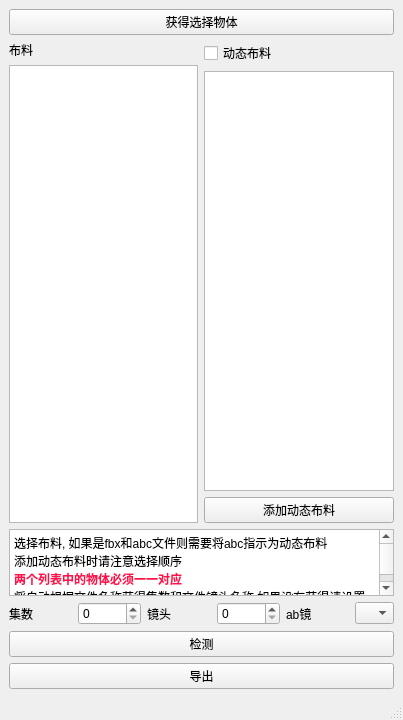
<?xml version="1.0" encoding="UTF-8"?>
<ui version="4.0">
 <class>MainWindow</class>
 <widget class="QMainWindow" name="MainWindow">
  <property name="geometry">
   <rect>
    <x>0</x>
    <y>0</y>
    <width>403</width>
    <height>720</height>
   </rect>
  </property>
  <property name="windowTitle">
   <string>MainWindow</string>
  </property>
  <widget class="QWidget" name="centralwidget">
   <layout class="QGridLayout" name="gridLayout">
    <item row="0" column="0">
     <layout class="QVBoxLayout" name="verticalLayout">
      <item>
       <widget class="QPushButton" name="getSelectObj">
        <property name="text">
         <string>获得选择物体</string>
        </property>
       </widget>
      </item>
      <item>
       <layout class="QHBoxLayout" name="horizontalLayout">
        <item>
         <layout class="QVBoxLayout" name="verticalLayout_3" stretch="0,1">
          <item>
           <widget class="QLabel" name="label_2">
            <property name="text">
             <string>布料</string>
            </property>
           </widget>
          </item>
          <item>
           <widget class="QListWidget" name="selectClothList"/>
          </item>
         </layout>
        </item>
        <item>
         <layout class="QVBoxLayout" name="verticalLayout_2">
          <item>
           <widget class="QCheckBox" name="dynamicCloth">
            <property name="text">
             <string>动态布料</string>
            </property>
           </widget>
          </item>
          <item>
           <widget class="QListWidget" name="selectdynamicClothList">
            <property name="enabled">
             <bool>true</bool>
            </property>
           </widget>
          </item>
          <item>
           <widget class="QPushButton" name="getSelectDynamicCloth">
            <property name="text">
             <string>添加动态布料</string>
            </property>
           </widget>
          </item>
         </layout>
        </item>
       </layout>
      </item>
      <item>
       <widget class="QTextBrowser" name="textBrowser">
        <property name="maximumSize">
         <size>
          <width>120000</width>
          <height>67</height>
         </size>
        </property>
        <property name="html">
         <string>&lt;!DOCTYPE HTML PUBLIC &quot;-//W3C//DTD HTML 4.0//EN&quot; &quot;http://www.w3.org/TR/REC-html40/strict.dtd&quot;&gt;
&lt;html&gt;&lt;head&gt;&lt;meta name=&quot;qrichtext&quot; content=&quot;1&quot; /&gt;&lt;style type=&quot;text/css&quot;&gt;
p, li { white-space: pre-wrap; }
&lt;/style&gt;&lt;/head&gt;&lt;body style=&quot; font-family:'SimSun'; font-size:9pt; font-weight:400; font-style:normal;&quot;&gt;
&lt;p style=&quot; margin-top:0px; margin-bottom:0px; margin-left:0px; margin-right:0px; -qt-block-indent:0; text-indent:0px;&quot;&gt;选择布料, 如果是fbx和abc文件则需要将abc指示为动态布料&lt;/p&gt;
&lt;p style=&quot; margin-top:0px; margin-bottom:0px; margin-left:0px; margin-right:0px; -qt-block-indent:0; text-indent:0px;&quot;&gt;添加动态布料时请注意选择顺序&lt;/p&gt;
&lt;p style=&quot; margin-top:0px; margin-bottom:0px; margin-left:0px; margin-right:0px; -qt-block-indent:0; text-indent:0px;&quot;&gt;&lt;span style=&quot; font-weight:600; color:#ff1150;&quot;&gt;两个列表中的物体必须一一对应&lt;/span&gt;&lt;/p&gt;
&lt;p style=&quot; margin-top:0px; margin-bottom:0px; margin-left:0px; margin-right:0px; -qt-block-indent:0; text-indent:0px;&quot;&gt;将自动根据文件名称获得集数和文件镜头名称,如果没有获得请设置&lt;/p&gt;&lt;/body&gt;&lt;/html&gt;</string>
        </property>
       </widget>
      </item>
      <item>
       <layout class="QHBoxLayout" name="horizontalLayout_2" stretch="1,1,1,1,1,0">
        <item>
         <widget class="QLabel" name="label_3">
          <property name="text">
           <string>集数</string>
          </property>
         </widget>
        </item>
        <item>
         <widget class="QSpinBox" name="shot"/>
        </item>
        <item>
         <widget class="QLabel" name="label_4">
          <property name="text">
           <string>镜头</string>
          </property>
         </widget>
        </item>
        <item>
         <widget class="QSpinBox" name="episodes"/>
        </item>
        <item>
         <widget class="QLabel" name="label_5">
          <property name="text">
           <string>ab镜</string>
          </property>
         </widget>
        </item>
        <item>
         <widget class="QComboBox" name="shotAb">
          <item>
           <property name="text">
            <string/>
           </property>
          </item>
          <item>
           <property name="text">
            <string>B</string>
           </property>
          </item>
          <item>
           <property name="text">
            <string>C</string>
           </property>
          </item>
          <item>
           <property name="text">
            <string>D</string>
           </property>
          </item>
         </widget>
        </item>
       </layout>
      </item>
      <item>
       <widget class="QPushButton" name="testing">
        <property name="text">
         <string>检测</string>
        </property>
       </widget>
      </item>
     </layout>
    </item>
    <item row="1" column="0">
     <widget class="QPushButton" name="ExportClothAndFbx">
      <property name="text">
       <string>导出</string>
      </property>
     </widget>
    </item>
   </layout>
  </widget>
  <widget class="QMenuBar" name="menubar">
   <property name="geometry">
    <rect>
     <x>0</x>
     <y>0</y>
     <width>403</width>
     <height>23</height>
    </rect>
   </property>
  </widget>
  <widget class="QStatusBar" name="statusbar"/>
 </widget>
 <resources/>
 <connections/>
</ui>
